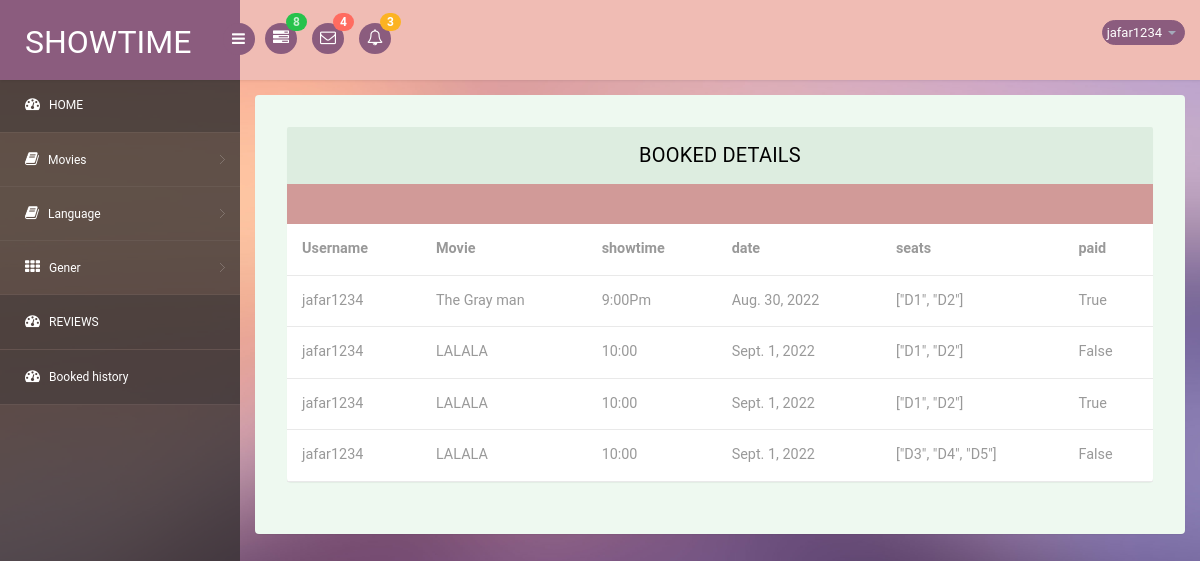
Page /user/viewbookedmovies (signed in) on the committed database.
### user/models.py (models this page shows, shortened)
class MovieBooking(models.Model):
    user = models.ForeignKey(User,on_delete=models.CASCADE, null=True, blank=True)
    movie = models.ForeignKey(Movies, on_delete=models.CASCADE, null=True, blank=True)
    showtime = models.CharField(max_length=100,null=True, blank=True)
    date = models.DateField(null=True, blank=True)
    seats=models.TextField(null=True, blank=True)
    paid = models.BooleanField(null=True, blank=True,default=False)

### movies/models.py (models this page shows, shortened)
class Movies(models.Model):
    user = models.ForeignKey(User,on_delete=models.CASCADE,null=True,blank=True)
    theater_owner = models.ForeignKey(TheaterSignup,on_delete=models.CASCADE,null=True,blank=True)
    moviename = models.CharField(max_length=200,null=True,blank=True)
    movieimage = models.ImageField(upload_to='movieimage',null=True,blank=True)
    show1 = models.CharField(max_length=20,null=True,blank=True)
    show2 = models.CharField(max_length=20,null=True,blank=True)
    show3 = models.CharField(max_length=20,null=True,blank=True)
    language = models.CharField(max_length=20,null=True,blank=True)
    genre = models.CharField(max_length=100,null=True,blank=True)
    cast_crew = models.CharField(max_length=200,null=True,blank=True)
    status = models.BooleanField(default=False)
    year = models.CharField(max_length=20,null=True,blank=True)
    ratings = models.IntegerField(null=True,blank=True)

### user/views.py (the view)
# urls.py: path('viewbookedmovies',views.viewbookedmovies,name='viewbookedmovies'),
def viewbookedmovies(request):
    booked = MovieBooking.objects.filter(user=request.user)
    return render(request,'viewbooked-movies.html',{'booked':booked})

### templates/viewbooked-movies.html (shortened to what this page needs)
{% extends 'dashboard.html' %}
{% load static %}
{% block content %}
		<div class="table-agile-info">
 <div class="panel panel-default">
    <div class="panel-heading">
    Booked Details
    </div>
    <div>
      <table class="table" ui-jq="footable" ui-options='{
        "paging": {
          "enabled": true
        },
        "filtering": {
          "enabled": true
        },
        "sorting": {
          "enabled": true
        }}'>
        <thead>
          <tr>
            <th data-breakpoints="xs">Username</th>
            <th data-breakpoints="xs">Movie</th>
              <th data-breakpoints="xs">showtime</th>
              <th data-breakpoints="xs">date</th>
              <th data-breakpoints="xs">seats</th>
              <th data-breakpoints="xs">paid</th>
          </tr>
        </thead>
        <tbody>
        {% for i in booked %}
          <tr data-expanded="true">
            <td>{{i.user.username}}</td>
            <td>{{i.movie.moviename}}</td>
              <td>{{i.showtime}}</td>
              <td>{{i.date}}</td>
              <td>{{i.seats}}</td>
              <td>{{i.paid}}</td>
          </tr>
        {% endfor %}
        </tbody>
{% endblock %}

### templates/dashboard.html (shortened to what this page needs)
<!DOCTYPE html>
{% load static %}
<head>
<link rel="stylesheet" href="{% static 'css2/bootstrap.min.css' %}" >
<link href="{% static 'css2/style.css' %}" rel='stylesheet' type='text/css' />
<link href="{% static 'css2/style-responsive.css' %}" rel="stylesheet"/>
<link href='//fonts2.googleapis.com/css?family=Roboto:400,100,100italic,300,300italic,400italic,500,500italic,700,700italic,900,900italic' rel='stylesheet' type='text/css'>
<link rel="stylesheet" href="{% static 'css2/font.css' %}" type="text/css"/>
<link href="{% static 'css2/font-awesome.css' %}" rel="stylesheet">
<link rel="stylesheet" href="{% static 'css2/morris.css' %}" type="text/css"/>
<link rel="stylesheet" href="{% static 'css2/monthly.css' %}">
</head>
<body>
<section id="container">
<header class="header fixed-top clearfix">
<div class="brand">
    <a href="{% url 'index' %}" class="logo">
        SHOWTIME
    </a>
    <div class="sidebar-toggle-box">
        <div class="fa fa-bars"></div>
    </div>
</div>
<div class="nav notify-row" id="top_menu">
    <ul class="nav top-menu">
        <li class="dropdown">
            <a data-toggle="dropdown" class="dropdown-toggle" href="#">
                <i class="fa fa-tasks"></i>
                <span class="badge bg-success">8</span>
            </a>
        </li>
        <li id="header_inbox_bar" class="dropdown">
            <a data-toggle="dropdown" class="dropdown-toggle" href="#">
                <i class="fa fa-envelope-o"></i>
                <span class="badge bg-important">4</span>
            </a>
        </li>
        <li id="header_notification_bar" class="dropdown">
            <a data-toggle="dropdown" class="dropdown-toggle" href="#">
                <i class="fa fa-bell-o"></i>
                <span class="badge bg-warning">3</span>
            </a>
        </li>
    </ul>
</div>
<div class="top-nav clearfix">
    <ul class="nav pull-right top-menu">
        <li class="dropdown">
            <a data-toggle="dropdown" class="dropdown-toggle" href="#" id="flip">
                <span class="username">{{user.username}}</span>
                <b class="caret"></b>
            </a>
        </li>
    </ul>
</div>
</header>
<aside>
    <div id="sidebar" class="nav-collapse">
        <div class="leftside-navigation">
            <ul class="sidebar-menu" id="nav-accordion">
                <li>
                    <a class="active" href="{% url 'index' %}">
                        <i class="fa fa-dashboard"></i>
                        <span>HOME</span>
                    </a>
                </li>
                {% if user.usersignup %}
                 <li class="sub-menu">
                    <a href="javascript:;">
                        <i class="fa fa-book"></i>
                        <span>Movies</span>
                    </a>
                </li>
                <li class="sub-menu">
                    <a href="javascript:;">
                        <i class="fa fa-book"></i>
                        <span>Language</span>
                    </a>
                </li>
                <li class="sub-menu">
                    <a href="javascript:;">
                        <i class="fa fa-th"></i>
                        <span>Gener</span>
                    </a>
                </li>
                <li>
                    <a class="active" href="{% url 'view_review'  %}">
                        <i class="fa fa-dashboard"></i>
                        <span>REVIEWS</span>
                    </a>
                </li>
                <li>
                    <a class="active" href="{% url 'viewbookedmovies'  %}">
                        <i class="fa fa-dashboard"></i>
                        <span>Booked history</span>
                    </a>
                </li>
                {% endif %}
    </div>
</aside>
<section id="main-content">
	<section class="wrapper">
        {% block content %}{% endblock %}
</section>
		  <div class="footer">
		  </div>
</section>
</section>
</body>
</html>

### templates/viewbooked-movies.html (style rules this page uses)
ol, ul { list-style: none; }
table { border-collapse: collapse; border-spacing: 0; }
a { color: #35a785; text-decoration: none; }

### rows in the picture
MovieBooking: user.username "jafar1234", movie.moviename "The Gray man", showtime "9:00Pm", date "Aug. 30, 2022", seats "[\"D1\", \"D2\"]", paid "True"
MovieBooking: user.username "jafar1234", movie.moviename "LALALA", showtime "10:00", date "Sept. 1, 2022", seats "[\"D1\", \"D2\"]", paid "False"
MovieBooking: user.username "jafar1234", movie.moviename "LALALA", showtime "10:00", date "Sept. 1, 2022", seats "[\"D1\", \"D2\"]", paid "True"
MovieBooking: user.username "jafar1234", movie.moviename "LALALA", showtime "10:00", date "Sept. 1, 2022", seats "[\"D3\", \"D4\", \"D5\"]", paid "False"

### other values in the picture
{{ user.username }} "jafar1234"
